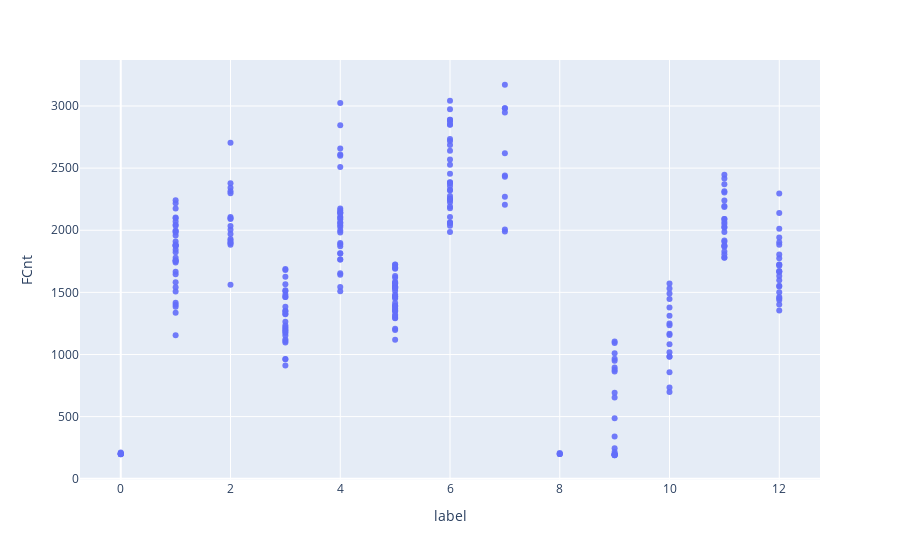

Write notebook code for a chart like this one.
### Code cell
fig = px.scatter(labeled_df, x='label', y='FCnt',
                size_max=100,
                opacity=0.9)
fig.show()

### Figure 1 — Plotly figure (JSON) as saved in the notebook; plotly's stock layout.template omitted (floating-point values rounded to 4 significant figures; data arrays with more than 128 entries replaced by an {"elided": "..."} marker saying what was removed)
{"data": [{"hovertemplate": "label=%{x}<br>FCnt=%{y}<extra></extra>", "legendgroup": "", "marker": {"color": "#636efa", "opacity": 0.9, "symbol": "circle"}, "mode": "markers", "name": "", "showlegend": false, "type": "scatter", "x": {"elided": "290 int values"}, "xaxis": "x", "y": {"elided": "290 int values"}, "yaxis": "y"}], "layout": {"legend": {"tracegroupgap": 0}, "margin": {"t": 60}, "xaxis": {"anchor": "y", "domain": [0, 1], "title": {"text": "label"}}, "yaxis": {"anchor": "x", "domain": [0, 1], "title": {"text": "FCnt"}}}}
